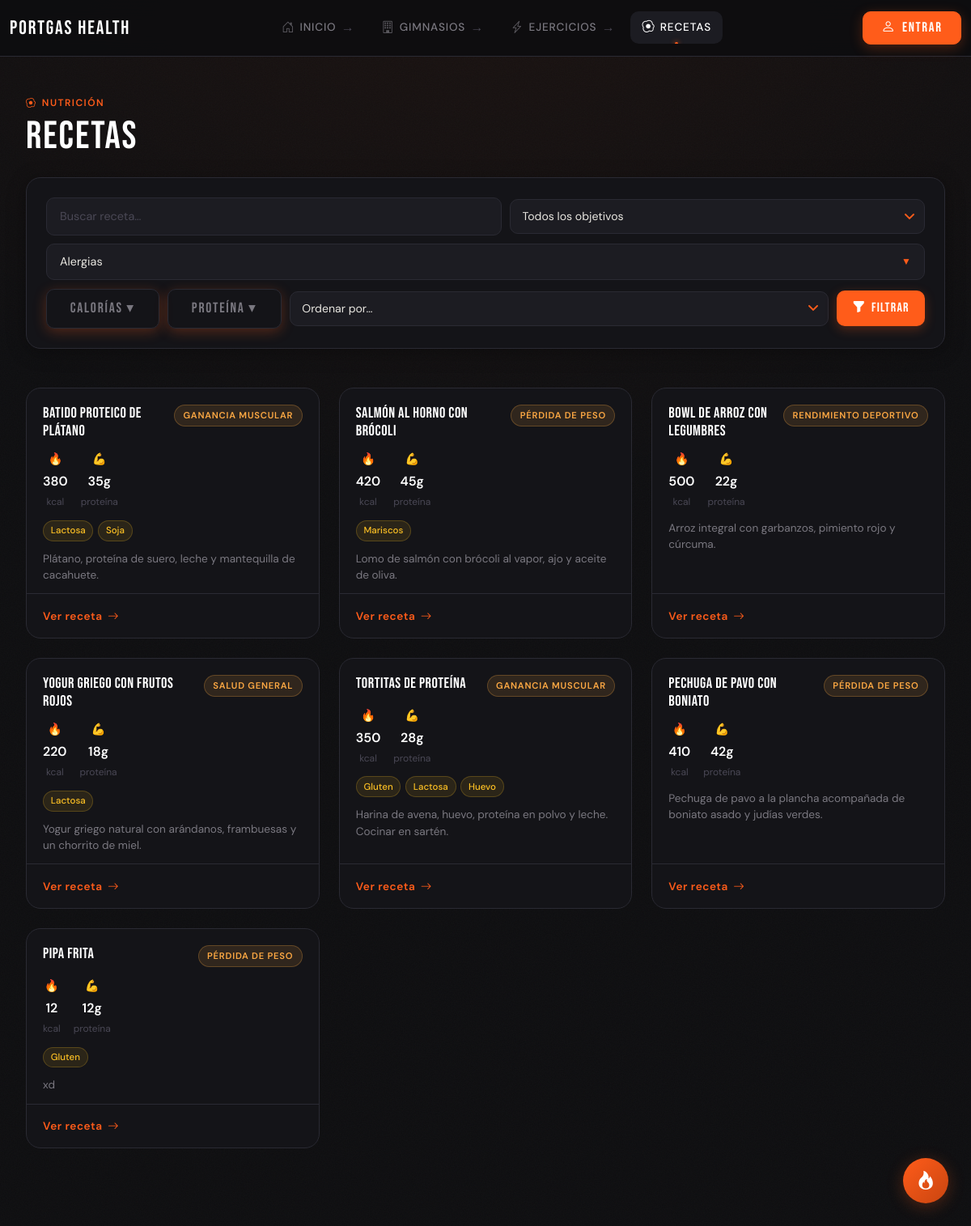
The app's page /recetas/ with its own data.
### recetas/models.py (models this page shows, shortened)
class Receta(models.Model):
    nombre = models.CharField(max_length=100)
    proteina = models.IntegerField()
    calorias = models.IntegerField()
    autor = models.ForeignKey(
        settings.AUTH_USER_MODEL,
        on_delete=models.SET_NULL,
        null=True,
        related_name="recetas_creadas"
    )
    objetivo = models.ForeignKey(
        Objetivo,
        on_delete=models.SET_NULL,
        null=True,
        related_name="recetas"
    )
    alergia = models.ManyToManyField(
        Alergia,
        related_name="recetas"
    )
    descripcion = models.TextField(blank=True)
    likes = GenericRelation(Like)
    video = models.FileField(
        upload_to="recetas/",
        blank=True,
        null=True
    )

class Objetivo(models.Model):
    nombre = models.CharField(max_length=100)

class Alergia(models.Model):
    nombre = models.CharField(max_length=100)

### recetas/views.py (the view)
# urls.py: path('', RecetaListView.as_view(), name='lista'),
class RecetaListView(ListView):
    model = Receta
    template_name = "recetas/rec_lista.html"
    context_object_name = "recetas"
    def get(self, request, *args, **kwargs):
        request.session.pop('volver_a', None)
        return super().get(request, *args, **kwargs)
    def get_queryset(self):
        recetas = (
            Receta.objects
            .select_related('objetivo', 'autor')
            .prefetch_related('alergia')
        )
        q = self.request.GET.get("q")
        if q:
            recetas = recetas.filter(nombre__icontains=q)
        objetivo = self.request.GET.get("objetivo")
        if objetivo:
            recetas = recetas.filter(objetivo__nombre__iexact=objetivo)
        alergias = self.request.GET.getlist("alergia")
        if alergias:
            recetas = recetas.exclude(alergia__nombre__in=alergias)
        cal_min = self.request.GET.get("cal_min")
        cal_max = self.request.GET.get("cal_max")
        if cal_min:
            recetas = recetas.filter(calorias__gte=int(cal_min))
        if cal_max:
            recetas = recetas.filter(calorias__lte=int(cal_max))
        pro_min = self.request.GET.get("pro_min")
        pro_max = self.request.GET.get("pro_max")
        if pro_min:
            recetas = recetas.filter(proteina__gte=int(pro_min))
        if pro_max:
            recetas = recetas.filter(proteina__lte=int(pro_max))
        orden = self.request.GET.get("orden")
        if orden == "nombre_asc":
            recetas = recetas.order_by("nombre")
        elif orden == "nombre_desc":
            recetas = recetas.order_by("-nombre")
        elif orden == "calorias_asc":
            recetas = recetas.order_by("calorias")
        elif orden == "calorias_desc":
            recetas = recetas.order_by("-calorias")
        elif orden == "proteina_asc":
            recetas = recetas.order_by("proteina")
        elif orden == "proteina_desc":
            recetas = recetas.order_by("-proteina")
        return recetas.distinct()
    def get_context_data(self, **kwargs):
        context = super().get_context_data(**kwargs)
        context["alergias"] = Alergia.objects.all()
        context["alergias_seleccionadas"] = self.request.GET.getlist("alergia")
        return context

### templates/recetas/rec_lista.html (shortened to what this page needs)
{% extends "base.html" %}
{% block content %}
<div class="d-flex align-items-end justify-content-between gap-3 mb-4 flex-wrap">
  <div>
    <p class="section-eyebrow"><i class="bi bi-egg-fried"></i> Nutrición</p>
    <h2 class="section-title">Recetas</h2>
  </div>
</div>
<form method="GET" class="filter-bar mb-5">
  <div class="filter-bar__inner">
    <div class="filter-search">
      <input type="text" name="q" placeholder="Buscar receta…"
             value="{{ request.GET.q }}" autocomplete="off">
    </div>
    <select name="objetivo">
      <option value="">Todos los objetivos</option>
    </select>
    <div class="multi-select" id="alergiasDropdown">
      <div class="multi-select__input" onclick="toggleDropdown()">
          <span id="alergiasText">
          </span>
          <span class="arrow">▼</span>
      </div>
    </div>
    <div class="dropdown-range">
      <button class="btn btn-outline-secondary" type="button" data-bs-toggle="collapse" data-bs-target="#caloriasCollapse">
        Calorías ▾
      </button>
    </div>
    <div class="dropdown-range">
      <button class="btn btn-outline-secondary" type="button" data-bs-toggle="collapse" data-bs-target="#proteinaCollapse">
        Proteína ▾
      </button>
    </div>
    <select name="orden">
      <option value="">Ordenar por…</option>
    </select>
    <button type="submit">
      <i class="bi bi-funnel-fill"></i> Filtrar
    </button>
  </div>
</form>
{% if recetas %}
  <div class="row row-cols-1 row-cols-md-2 row-cols-lg-3 g-4">
    {% for receta in recetas %}
      <div class="col">
        <div class="recipe-card h-100">
          <div class="recipe-card__body">
            <div class="d-flex align-items-start justify-content-between gap-2 mb-2">
              <div class="d-flex align-items-center gap-2">
                  <h5 class="recipe-card__title">{{ receta.nombre }}</h5>
              </div>
              {% if receta.objetivo %}
                <span class="recipe-badge">{{ receta.objetivo.nombre }}</span>
              {% endif %}
            </div>
            <div class="recipe-macros">
              <div class="recipe-macro">
                <span class="recipe-macro__icon fire">🔥</span>
                <span class="recipe-macro__value">{{ receta.calorias }}</span>
                <span class="recipe-macro__label">kcal</span>
              </div>
              <div class="recipe-macro">
                <span class="recipe-macro__icon">💪</span>
                <span class="recipe-macro__value">{{ receta.proteina }}g</span>
                <span class="recipe-macro__label">proteína</span>
              </div>
            </div>
            {% if receta.alergia.all %}
              <div class="recipe-allergies">
                {% for alergia in receta.alergia.all %}
                  <span class="allergy-tag">{{ alergia.nombre }}</span>
                {% endfor %}
              </div>
            {% endif %}
            {% if receta.descripcion %}
              <p class="recipe-card__desc">{{ receta.descripcion|truncatewords:15 }}</p>
            {% endif %}
          </div>
          <div class="recipe-card__footer">
            <a href="{% url 'recetas:detalle' receta.pk %}" class="recipe-card__link">
              Ver receta <i class="bi bi-arrow-right"></i>
            </a>
          </div>
        </div>
      </div>
    {% endfor %}
  </div>
{% endif %}
{% load static %}
{% endblock %}

### records on screen
Receta: nombre "Batido proteico de plátano", objetivo.nombre "GANANCIA MUSCULAR", calorias "380", proteina "35", descripcion "Plátano, proteína de suero, leche y mantequilla de cacahuete."
Alergia: nombre "Lactosa"
Alergia: nombre "Soja"
Receta: nombre "Salmón al horno con brócoli", objetivo.nombre "PÉRDIDA DE PESO", calorias "420", proteina "45", descripcion "Lomo de salmón con brócoli al vapor, ajo y aceite de oliva."
Alergia: nombre "Mariscos"
Receta: nombre "Bowl de arroz con legumbres", objetivo.nombre "RENDIMIENTO DEPORTIVO", calorias "500", proteina "22", descripcion "Arroz integral con garbanzos, pimiento rojo y cúrcuma."
Receta: nombre "Yogur griego con frutos rojos", objetivo.nombre "SALUD GENERAL", calorias "220", proteina "18", descripcion "Yogur griego natural con arándanos, frambuesas y un chorrito de miel."
Receta: nombre "Tortitas de proteína", objetivo.nombre "GANANCIA MUSCULAR", calorias "350", proteina "28", descripcion "Harina de avena, huevo, proteína en polvo y leche. Cocinar en sartén."
Alergia: nombre "Gluten"
Alergia: nombre "Huevo"
Receta: nombre "Pechuga de pavo con boniato", objetivo.nombre "PÉRDIDA DE PESO", calorias "410", proteina "42", descripcion "Pechuga de pavo a la plancha acompañada de boniato asado y judías verdes."
Receta: nombre "Pipa Frita", objetivo.nombre "PÉRDIDA DE PESO", calorias "12", proteina "12", descripcion "xd"
